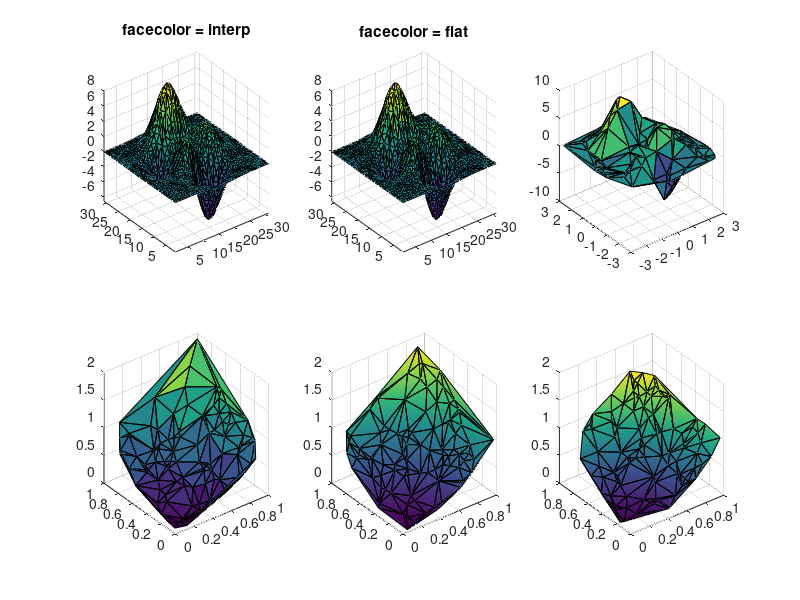

Source code (MATLAB):
clear all; close all; clc;
h=figure('Position',[1 21 1366 670], ...
'Name','fplot Command Demostrations');
subplot(2,3,1) 
 colormap ("default");
 N = 31;
 [x, y] = meshgrid (1:N);
 tri = delaunay (x(:), y(:));
 z = peaks (N);
 h = trisurf (tri, x, y, z, "facecolor", "interp");
 axis tight;
 zlim auto;
 title (sprintf ("facecolor = %s", get (h, "facecolor")));
subplot(2,3,2) 
 colormap ("default");
 N = 31;
 [x, y] = meshgrid (1:N);
 tri = delaunay (x(:), y(:));
 z = peaks (N);
 h = trisurf (tri, x, y, z, "facecolor", "flat");
 axis tight;
 zlim auto;
 title (sprintf ("facecolor = %s", get (h, "facecolor")));
subplot(2,3,3) 
 colormap ("default");
 old_state = rand ("state");
 restore_state = onCleanup (@() rand ("state", old_state));
 rand ("state", 10);
 N = 10;
 x = 3 - 6 * rand (N, N);
 y = 3 - 6 * rand (N, N);
 z = peaks (x, y);
 tri = delaunay (x(:), y(:));
 trisurf (tri, x(:), y(:), z(:));
subplot(2,3,4) 
 colormap ("default");
 x = rand (100, 1);
 y = rand (100, 1);
 z = x.^2 + y.^2;
 tri = delaunay (x, y);
 trisurf (tri, x, y, z);
subplot(2,3,5) 
 colormap ("default");
 x = rand (100, 1);
 y = rand (100, 1);
 z = x.^2 + y.^2;
 tri = delaunay (x, y);
 trisurf (tri, x, y, z, "facecolor", "interp");
subplot(2,3,6) 
 colormap ("default");
 x = rand (100, 1);
 y = rand (100, 1);
 z = x.^2 + y.^2;
 tri = delaunay (x, y);
 trisurf (tri, x, y, z, "facecolor", "interp", "edgecolor", "k");
